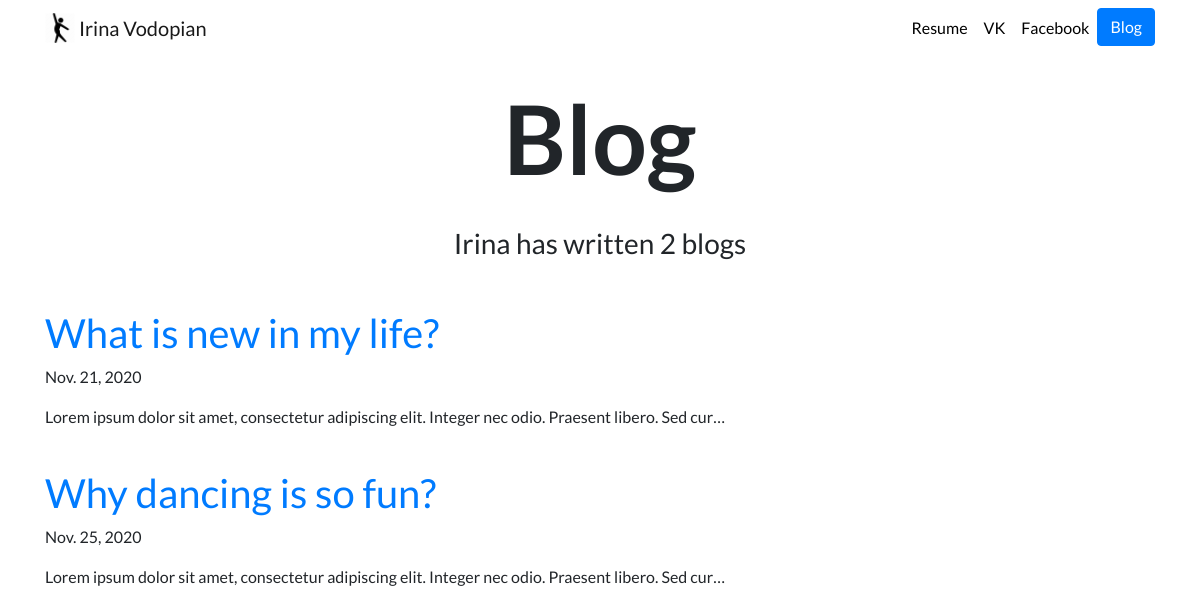
Screenshot of /blog/ with the database file from the repository.
### blog/models.py (models this page shows, shortened)
class Blog_project(models.Model):
    title = models.CharField(max_length = 200)
    description = models.TextField()
    date = models.DateField()
    url = models.URLField(blank=True)

### blog/views.py (the view)
# urls.py: path('', views.all_blogs, name = 'all_blogs'),
def all_blogs(request):
    projects_blog = Blog_project.objects.all()
    return render(request, 'blog/all_blogs.html', {'projects_blog':projects_blog})

### blog/templates/blog/all_blogs.html (shortened to what this page needs)
{% extends 'portfolio/base.html' %}
{% block content %}
    <br>
    <h1 id="blogtitle" class="font-weight-bold text-center">Blog</h1>
    <br>
    <h3 class="text-center mb-5">Irina has written {{projects_blog.count}} blog{{projects_blog.count|pluralize}}</h3>
    {% for project in projects_blog %}
    <a href = "{% url 'blog:details' project.id %}"><h1>{{ project.title }}</h1></a>
    <p>{{ project.date}}</p>
    <p>{{ project.description|striptags|truncatechars:100 }}</p>
    <br>
    {% endfor %}
{% endblock %}

### portfolio/static/portfolio/custom.css (style rules this page uses)
body { font-family: 'Lato', sans-serif; }
#blogtitle { font-size: 6rem; }

### rows the page displays
Blog_project: title "What is new in my life?", date "Nov. 21, 2020", description "Lorem ipsum dolor sit amet, consectetur adipiscing elit. Integer nec odio. Praesent libero. Sed cur…"
Blog_project: title "Why dancing is so fun?", date "Nov. 25, 2020", description "Lorem ipsum dolor sit amet, consectetur adipiscing elit. Integer nec odio. Praesent libero. Sed cur…"

### other values shown
{{ projects_blog.count }} "2"
